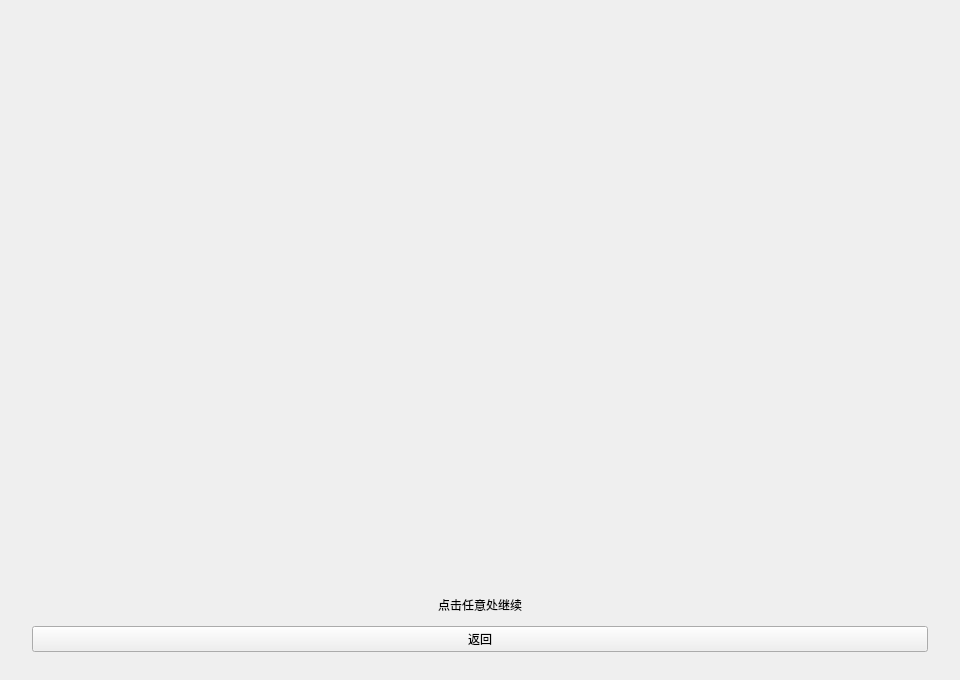
<?xml version="1.0" encoding="UTF-8"?>
<ui version="4.0">
 <class>Wake_Window</class>
 <widget class="QMainWindow" name="Wake_Window">
  <property name="geometry">
   <rect>
    <x>0</x>
    <y>0</y>
    <width>960</width>
    <height>680</height>
   </rect>
  </property>
  <property name="windowTitle">
   <string>梦醒</string>
  </property>
  <widget class="QWidget" name="centralwidget">
   <layout class="QVBoxLayout" name="verticalLayout">
    <property name="spacing">
     <number>12</number>
    </property>
    <property name="leftMargin">
     <number>32</number>
    </property>
    <property name="topMargin">
     <number>32</number>
    </property>
    <property name="rightMargin">
     <number>32</number>
    </property>
    <property name="bottomMargin">
     <number>28</number>
    </property>
    <item>
     <widget class="QLabel" name="lblTitle">
      <property name="text">
       <string/>
      </property>
      <property name="alignment">
       <set>Qt::AlignmentFlag::AlignCenter</set>
      </property>
     </widget>
    </item>
    <item>
     <spacer name="topSpacer">
      <property name="orientation">
       <enum>Qt::Orientation::Vertical</enum>
      </property>
      <property name="sizeHint" stdset="0">
       <size>
        <width>20</width>
        <height>40</height>
       </size>
      </property>
     </spacer>
    </item>
    <item>
     <widget class="QLabel" name="lblDialogue">
      <property name="text">
       <string/>
      </property>
      <property name="alignment">
       <set>Qt::AlignmentFlag::AlignLeading|Qt::AlignmentFlag::AlignLeft|Qt::AlignmentFlag::AlignTop</set>
      </property>
      <property name="wordWrap">
       <bool>true</bool>
      </property>
      <property name="textFormat">
       <enum>Qt::TextFormat::RichText</enum>
      </property>
     </widget>
    </item>
    <item>
     <spacer name="middleSpacer">
      <property name="orientation">
       <enum>Qt::Orientation::Vertical</enum>
      </property>
      <property name="sizeHint" stdset="0">
       <size>
        <width>20</width>
        <height>80</height>
       </size>
      </property>
     </spacer>
    </item>
    <item>
     <widget class="QLabel" name="lblClickHint">
      <property name="text">
       <string>点击任意处继续</string>
      </property>
      <property name="alignment">
       <set>Qt::AlignmentFlag::AlignCenter</set>
      </property>
     </widget>
    </item>
    <item>
     <widget class="QPushButton" name="btnReturn">
      <property name="text">
       <string>返回</string>
      </property>
     </widget>
    </item>
   </layout>
  </widget>
 </widget>
 <resources/>
 <connections/>
</ui>
